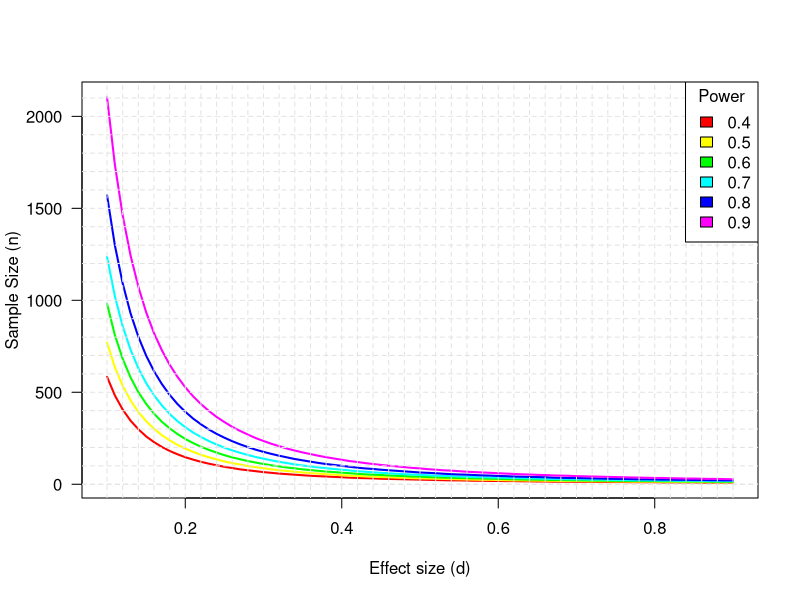

R code for this plot:
## ---- chunk 1
library(pwr)
pwr.t.test(n = NULL, d = .05, sig.level = .05, alternative = "greater", power = .9 )

## ---- chunk 2
# Set the range of effect sizes, d
d <- seq(from = 0.1, to = 0.9, by = 0.01) 
nd <- length(d)

# Set the range of power values, p
p <- seq(from = 0.4, to = 0.9, by = 0.1) 
np <- length(p)

# Loop over 6 power values and 81 effect sizes to calculate the
# sample sizes. What does the samsize array contain?
samsize <- array(numeric(nd*np), dim=c(nd,np))
for (i in 1:np){ for (j in 1:nd){
result <- pwr.t.test(n=NULL, d = d[j], sig.level = .05,
power = p[i], alternative = "two.sided")
samsize[j,i] <- ceiling(result$n) }
}

# Set up the graph
xrange <- range(d)
yrange <- round(range(samsize)) 
colors <- rainbow(length(p))
plot(xrange, yrange, type="n", xlab="Effect size (d)", ylab="Sample Size (n)", las = 1)
# Add the power curves and make the graph pretty
for (i in 1:np){
lines(d, samsize[,i], type="l", lwd=2, col=colors[i])
}
abline(v=0, h=seq(0,yrange[2], by = 100), lty=2, col="grey89")
abline(h=0, v=seq(xrange[1],xrange[2], by = .02), lty=2, col="grey89")
legend("topright", title="Power", as.character(p), fill=colors)
